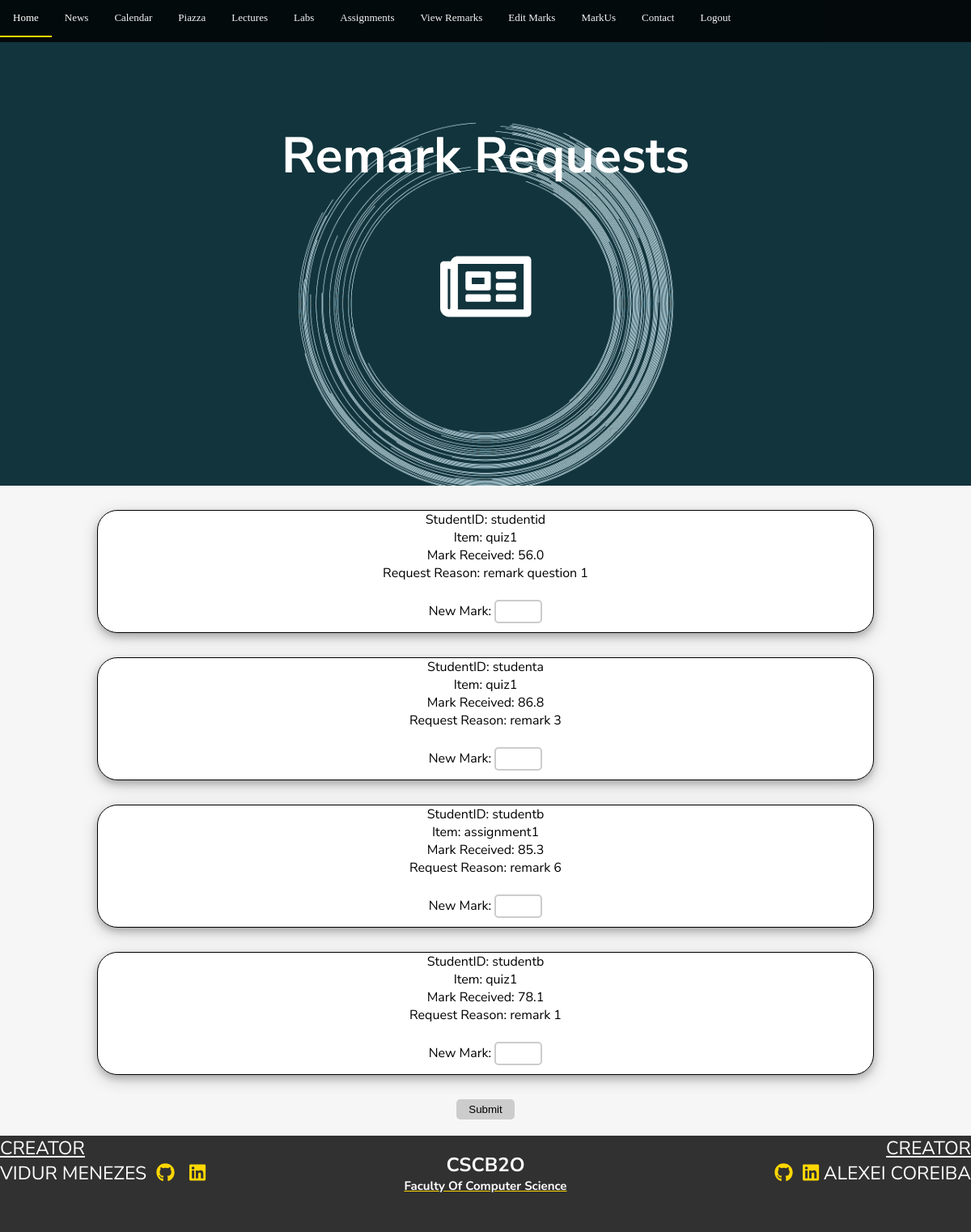
The app's page /Assignment3/htdocs/viewremarks.php (signed in) with its own data.
### tables this page shows
CREATE TABLE `remarks` (
  `requestid` int(11) NOT NULL AUTO_INCREMENT,
  `requeststatus` tinyint(4) DEFAULT '1',
  `remarkitem` varchar(255) NOT NULL,
  `remarkreason` varchar(255) NOT NULL,
  `studentid` varchar(45) NOT NULL,
  PRIMARY KEY (`requestid`),
  UNIQUE KEY `requestid_UNIQUE` (`requestid`)
);

CREATE TABLE `marks` (
  `utorid` varchar(45) NOT NULL,
  `quiz1` decimal(10,1) DEFAULT NULL,
  `quiz2` decimal(10,1) DEFAULT NULL,
  `assignment1` decimal(10,1) DEFAULT NULL,
  `assignment2` decimal(10,1) DEFAULT NULL,
  `lab1` decimal(10,1) DEFAULT NULL,
  `lab2` decimal(10,1) DEFAULT NULL,
  `Midterm` decimal(10,1) DEFAULT NULL,
  `FinalExam` decimal(10,1) DEFAULT NULL,
  PRIMARY KEY (`utorid`),
  UNIQUE KEY `utorid_UNIQUE` (`utorid`)
);

### Assignment3/htdocs/viewremarks.php (the view, shortened to what this page needs)
<!DOCTYPE html>
<html>
<head>
  <link rel="stylesheet" type="text/css" href="viewremarks.css">
</head>
<body>
  <?php
  include('navbar.php');
  $info = $request = $studentarr = $itemarr = $newMark = $markErr = $unique = array();
  $sql = "SELECT requestid, remarkitem, remarkreason, studentid FROM remarks WHERE requeststatus=1";
  $result = $db->query($sql);
  if ($result->num_rows > 0) {
    while ($row = $result->fetch_assoc()) {
      $item = $row['remarkitem'];
      $studentid = $row['studentid'];
      $unique[] = $studentid.$item;
      $sql = "SELECT $item FROM marks WHERE utorid='$studentid'";
      $mark = $db->query($sql)->fetch_assoc()[$item];
      $info[] = "StudentID: ".$studentid."<br>Item: ".$item;
      $request[] = "Mark Received: ".$mark."<br>Request Reason: ".$row['remarkreason'];
    }
  }
  ?>
  <div id="background">
    <div id="CourseTitle">
      <div class="myBounceDiv">
        <h1>Remark Requests</h1>
        <br>
        <i class="far fa-newspaper fa-5x"></i>
      </div>
    </div>
  </div>
  <?php
  if (sizeof($unique) == 0) {
    echo "<h3 style=\"text-align: center;\"> No Remark Requests At This Time</h3>";
  } else {
    ?>
    <form method="post" action="">
      <?php
      for ($i = 0; $i < sizeof($unique); $i++) {
        echo "<div class=\"mainsection\">";
        $fullrequest = $info[$i]."<br>".$request[$i];
        echo $fullrequest;
        echo "<br>";
        echo "<br>";
        echo "New Mark: ";
        echo "<input type=\"text\" name=\"$unique[$i]\" class=\"marks\">";
        echo "<span class=\"error\">".$markErr[$i]."</span><br>";
        echo "</div>";
      }
      ?>
      <div class="submitbutton">
        <input id="submit" type="submit" name="submit" value="Submit">
      </div>
    </form>
    <?php
  }
  ?>
  <?php
  include('footer.php');
  ?>
</body>
</html>

### Assignment3/htdocs/viewremarks.css (style rules this page uses)
#background { background-image: url(./img/background6.jpg); overflow: auto; height: 600px; -webkit-background-size: cover; -moz-background-size: cover; -o-background-size: cover; background-size: cover; }
#CourseTitle { color: white; font-size: 20px; background-color: transparent; text-align: center; width: 100%; margin-top: 150px; }
.mainsection { text-align: center; color: black; margin: 30px; height: 150px; margin-left: 10%; margin-right: 10%; border: 1px solid black; box-shadow: 0 4px 8px 0 rgba(0, 0, 0, 0.2), 0 6px 20px 0 rgba(0, 0, 0, 0.19); background-color: white; border-radius: 25px; }
.marks { width:45px; }
input[type=text] { padding:5px; border:2px solid #ccc; -webkit-border-radius: 5px; border-radius: 5px; }
input[type=submit] { padding:5px 15px; background:#ccc; border:0 none; cursor:pointer; -webkit-border-radius: 5px; border-radius: 5px; }
.submitbutton { text-align: center; }

### Assignment3/htdocs/navbar.css (style rules this page uses)
.myBounceDiv { -moz-animation:bounce .60s linear ; -webkit-animation:bounce .60s linear ; }

### Assignment3/htdocs/footer.css (style rules this page uses)
body { margin: 0; font-family: 'Nunito Sans', sans-serif; background-color: #F6F6F6; min-height: 100%; }
h1 { font-family: 'Nunito Sans', sans-serif; font-size: 62px; }

### records on screen
remarks: studentid "studentid", remarkitem "quiz1", mark "56.0", remarkreason "remark question 1"
remarks: studentid "studenta", remarkitem "quiz1", mark "86.8", remarkreason "remark 3"
remarks: studentid "studentb", remarkitem "assignment1", mark "85.3", remarkreason "remark 6"
remarks: studentid "studentb", remarkitem "quiz1", mark "78.1", remarkreason "remark 1"
